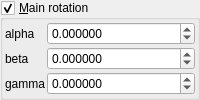
    <widget class="MyGroupBox" name="groupCheck_mandelbox_main_rotation_enabled">
     <property name="title">
      <string>&amp;Main rotation</string>
     </property>
     <property name="checkable">
      <bool>true</bool>
     </property>
     <layout class="QVBoxLayout" name="verticalLayout_3" stretch="0">
      <property name="spacing">
       <number>2</number>
      </property>
      <property name="leftMargin">
       <number>2</number>
      </property>
      <property name="topMargin">
       <number>2</number>
      </property>
      <property name="rightMargin">
       <number>2</number>
      </property>
      <property name="bottomMargin">
       <number>2</number>
      </property>
      <item>
       <layout class="QGridLayout" name="gridLayout_2" columnstretch="0,1">
        <property name="spacing">
         <number>2</number>
        </property>
        <item row="2" column="1">
         <widget class="MyDoubleSpinBox" name="spinboxd3_mandelbox_rotation_main_z">
          <property name="sizePolicy">
           <sizepolicy hsizetype="Minimum" vsizetype="Maximum">
            <horstretch>0</horstretch>
            <verstretch>0</verstretch>
           </sizepolicy>
          </property>
          <property name="prefix">
           <string/>
          </property>
          <property name="suffix">
           <string/>
          </property>
          <property name="decimals">
           <number>6</number>
          </property>
          <property name="minimum">
           <double>-36000.000000000000000</double>
          </property>
          <property name="maximum">
           <double>36000.000000000000000</double>
          </property>
          <property name="singleStep">
           <double>1.000000000000000</double>
          </property>
         </widget>
        </item>
        <item row="0" column="0">
         <widget class="QLabel" name="label_13">
          <property name="text">
           <string notr="true">alpha</string>
          </property>
         </widget>
        </item>
        <item row="1" column="1">
         <widget class="MyDoubleSpinBox" name="spinboxd3_mandelbox_rotation_main_y">
          <property name="sizePolicy">
           <sizepolicy hsizetype="Minimum" vsizetype="Maximum">
            <horstretch>0</horstretch>
            <verstretch>0</verstretch>
           </sizepolicy>
          </property>
          <property name="prefix">
           <string/>
          </property>
          <property name="suffix">
           <string/>
          </property>
          <property name="decimals">
           <number>6</number>
          </property>
          <property name="minimum">
           <double>-36000.000000000000000</double>
          </property>
          <property name="maximum">
           <double>36000.000000000000000</double>
          </property>
          <property name="singleStep">
           <double>1.000000000000000</double>
          </property>
         </widget>
        </item>
        <item row="0" column="1">
         <widget class="MyDoubleSpinBox" name="spinboxd3_mandelbox_rotation_main_x">
          <property name="sizePolicy">
           <sizepolicy hsizetype="Minimum" vsizetype="Maximum">
            <horstretch>0</horstretch>
            <verstretch>0</verstretch>
           </sizepolicy>
          </property>
          <property name="prefix">
           <string/>
          </property>
          <property name="suffix">
           <string/>
          </property>
          <property name="decimals">
           <number>6</number>
          </property>
          <property name="minimum">
           <double>-36000.000000000000000</double>
          </property>
          <property name="maximum">
           <double>36000.000000000000000</double>
          </property>
          <property name="singleStep">
           <double>1.000000000000000</double>
          </property>
         </widget>
        </item>
        <item row="2" column="0">
         <widget class="QLabel" name="label_15">
          <property name="text">
           <string notr="true">gamma</string>
          </property>
         </widget>
        </item>
        <item row="1" column="0">
         <widget class="QLabel" name="label_14">
          <property name="text">
           <string notr="true">beta</string>
          </property>
         </widget>
        </item>
       </layout>
      </item>
     </layout>
    </widget>
